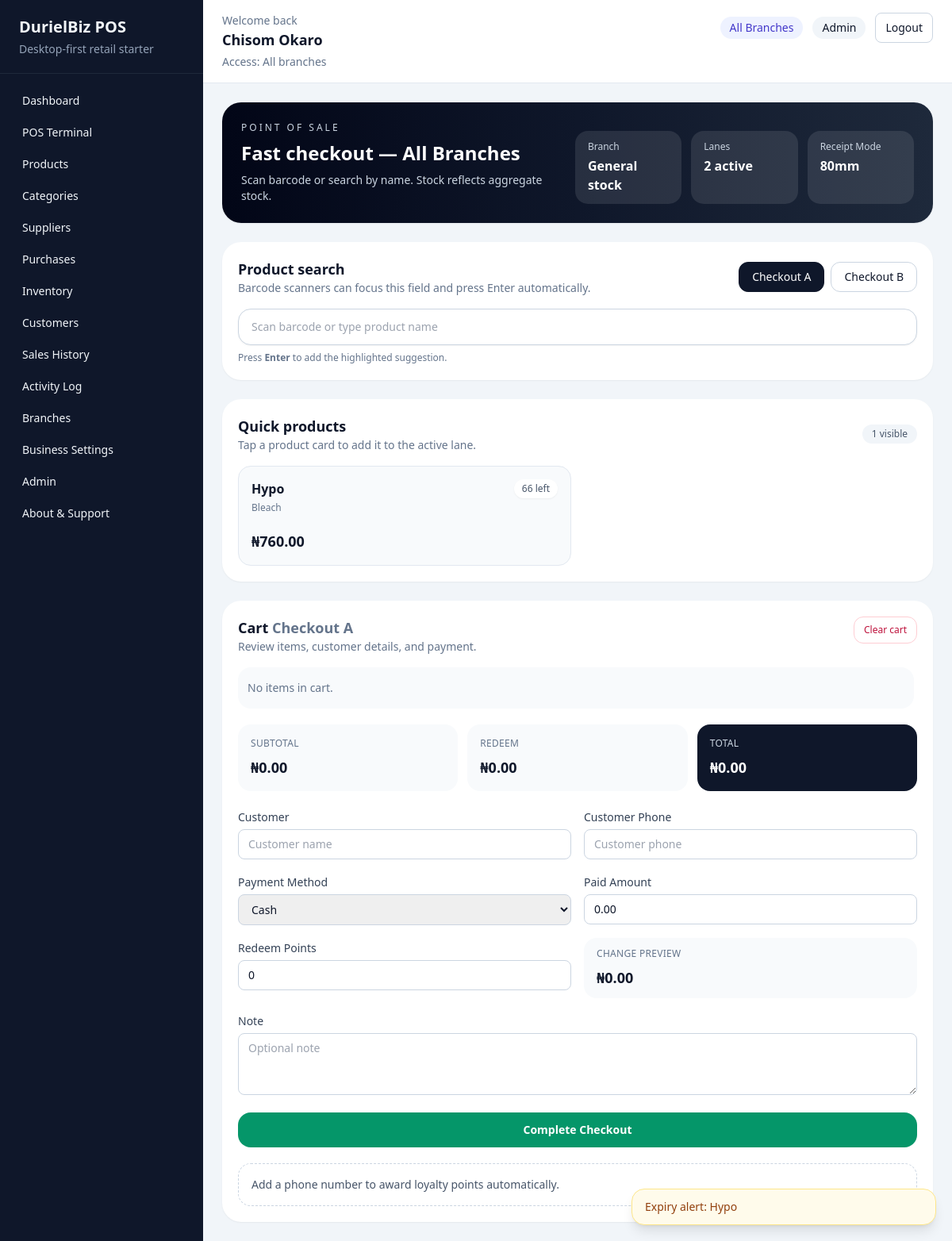
The app's page /sales/pos/ (signed in), older data.
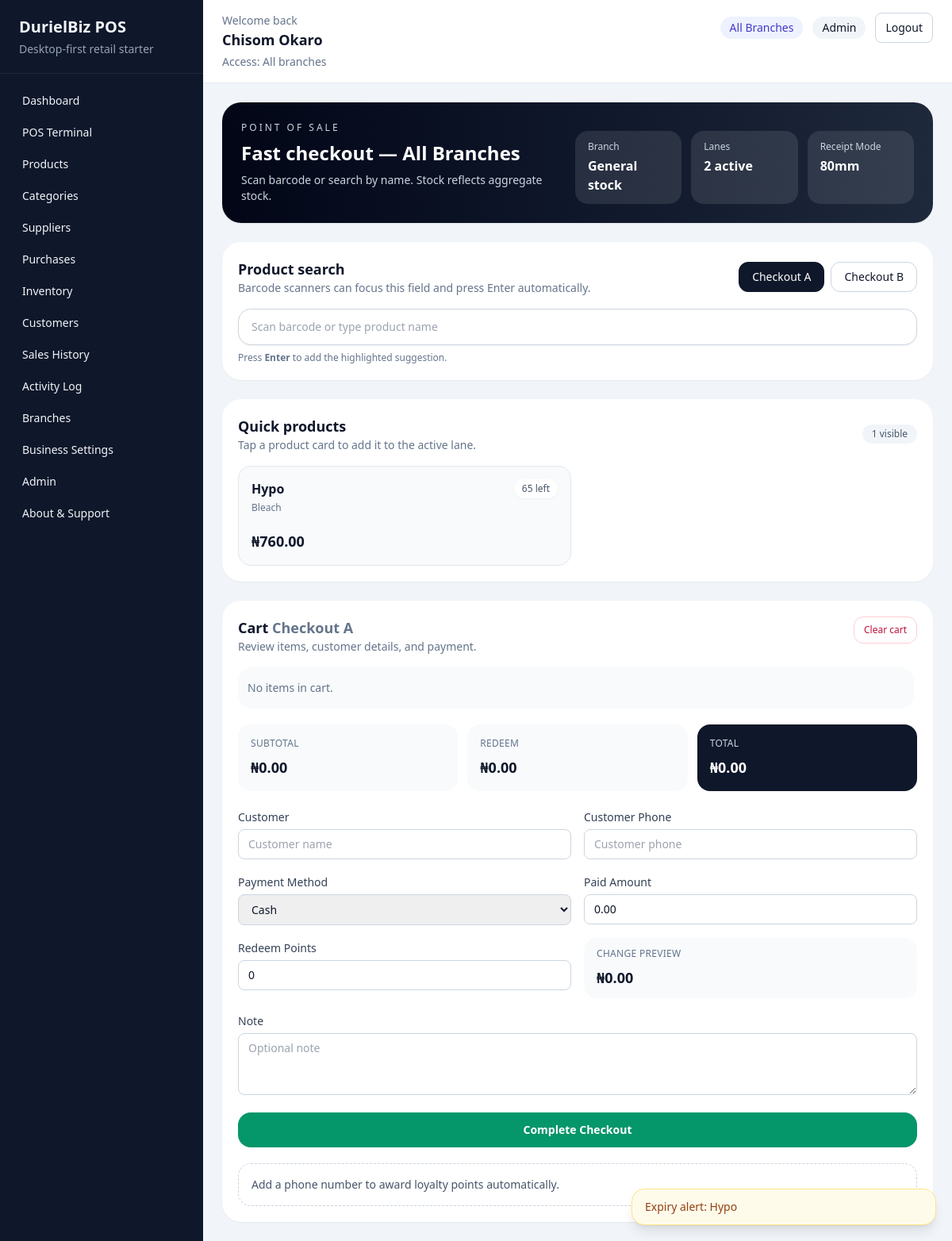
The same page, newer data.
### products/models.py (models this page shows, shortened)
class Product(models.Model):
    name = models.CharField(max_length=255)
    slug = models.SlugField(max_length=280, unique=True, blank=True)
    barcode = models.CharField(max_length=100, unique=True, blank=True, null=True)
    category = models.ForeignKey(Category, on_delete=models.PROTECT, related_name="products")
    supplier = models.ForeignKey(
        "suppliers.Supplier",
        on_delete=models.SET_NULL,
        related_name="products",
        blank=True,
        null=True,
    )
    cost_price = models.DecimalField(max_digits=12, decimal_places=2)
    selling_price = models.DecimalField(max_digits=12, decimal_places=2)
    quantity = models.PositiveIntegerField(default=0)
    reorder_level = models.PositiveIntegerField(default=10)
    expiry_date = models.DateField(blank=True, null=True)
    is_active = models.BooleanField(default=True)
    created_at = models.DateTimeField(auto_now_add=True)
    updated_at = models.DateTimeField(auto_now=True)
    class Meta:
        ordering = ["name"]

class Category(models.Model):
    name = models.CharField(max_length=120, unique=True)
    slug = models.SlugField(max_length=140, unique=True, blank=True)
    description = models.TextField(blank=True)
    class Meta:
        ordering = ["name"]
        verbose_name_plural = "categories"

### sales/views.py (the view, shortened to what this page needs)
# urls.py: path("pos/", pos_terminal, name="pos"),
@login_required
@role_required(User.Role.ADMIN, User.Role.CASHIER)
def pos_terminal(request):
    business_settings = BusinessSettings.get_solo()
    default_branch = get_user_branch(request.user) or business_settings.default_branch
    products_queryset = Product.objects.filter(is_active=True).select_related("category").order_by("name")
    all_products = list(products_queryset)
    products = all_products[:18]
    form = CheckoutForm(request.POST or None, initial={"lane_name": request.GET.get("lane", "checkout_a")})
    receipt_sale = None
    loyalty_customer = None
    receipt_id = request.GET.get("receipt")
    product_payload = [
        {
            "id": product.pk,
            "name": product.name,
            "barcode": product.barcode or "",
            "category": product.category.name,
            "price": float(product.selling_price),
            "stock": branch_quantity(product, default_branch),
        }
        for product in all_products
    ]
    stock_by_id = {payload["id"]: payload["stock"] for payload in product_payload}
    for product in products:
        product.display_stock = stock_by_id.get(product.pk, 0)
    return render(
        request,
        "sales/pos_terminal.html",
        {
            "form": form,
            "products": products,
            "product_payload": json.dumps(product_payload),
            "receipt_sale": receipt_sale,
            "loyalty_customer": loyalty_customer,
            "active_lane": request.GET.get("lane", "checkout_a"),
            "completed_lane": request.GET.get("completed_lane", ""),
            "is_admin_user": request.user.role == User.Role.ADMIN,
            "loyalty_value_per_point": float(business_settings.loyalty_cash_value_per_point),
            "active_branch": default_branch,
        },
    )

### accounts/permissions.py (called while the page is built)
def is_admin_user(user):
    return bool(getattr(user, "is_authenticated", False) and getattr(user, "role", "") == User.Role.ADMIN)

def get_user_branch(user):
    if not getattr(user, "is_authenticated", False) or is_admin_user(user):
        return None
    return getattr(user, "branch", None)

def role_required(*allowed_roles):
    def decorator(view_func):
        @wraps(view_func)
        def _wrapped_view(request, *args, **kwargs):
            if not request.user.is_authenticated:
                return redirect("accounts:login")
            if request.user.role not in allowed_roles:
                messages.error(request, "You do not have permission to access that page.")
                return redirect(get_role_home_url(request.user))
            if request.user.role != User.Role.ADMIN and not getattr(request.user, "branch_id", None):
                messages.error(request, "Your account is not assigned to a branch.")
                return redirect("accounts:logout")
            return view_func(request, *args, **kwargs)
        return _wrapped_view
    return decorator

### reports/context_processors.py (called while the page is built)
def business_settings(request):
    return {"business_settings": BusinessSettings.get_solo()}

### templates/sales/pos_terminal.html (shortened to what the changed rows need)
{% extends "base.html" %}
{% block content %}
    <section class="grid gap-6 xl:grid-cols-[minmax(0,1.7fr)_minmax(360px,0.95fr)]">
        <div class="space-y-6">
            <div class="overflow-hidden rounded-3xl bg-gradient-to-r from-slate-950 via-slate-900 to-slate-800 p-6 text-white shadow-sm">
                <div class="flex flex-col gap-5 lg:flex-row lg:items-end lg:justify-between">
                    <div>
                        <h2 class="mt-2 text-2xl font-semibold">Fast checkout — {{ active_branch.name|default:"All Branches" }}</h2>
                    </div>
                </div>
            </div>
            <div class="rounded-3xl bg-white p-5 shadow-sm">
                <div id="productGrid" class="grid gap-4 sm:grid-cols-2 2xl:grid-cols-3">
                    {% for product in products %}
                        <button
                            type="button"
                            class="product-card rounded-2xl border border-slate-200 bg-slate-50 p-4 text-left transition hover:-translate-y-0.5 hover:border-slate-400 hover:bg-white hover:shadow-sm"
                            data-id="{{ product.id }}"
                            data-name="{{ product.name }}"
                            data-price="{{ product.selling_price }}"
                            data-stock="{{ product.display_stock|default:product.quantity }}"
                            data-barcode="{{ product.barcode|default:'' }}"
                            data-category="{{ product.category.name }}"
                        >
                            <div class="flex items-start justify-between gap-3">
                                <div>
                                    <p class="font-semibold text-slate-900">{{ product.name }}</p>
                                    <p class="mt-1 text-xs text-slate-500">{{ product.category.name }}</p>
                                </div>
                                <span class="rounded-full bg-white px-2.5 py-1 text-xs font-medium text-slate-600 shadow-sm">{{ product.display_stock|default:product.quantity }} left</span>
                            </div>
                            <div class="mt-5 flex items-end justify-between gap-3">
                                <p class="text-lg font-semibold text-slate-900">₦{{ product.selling_price }}</p>
                            </div>
                        </button>
                    {% empty %}
                        <p class="rounded-2xl border border-dashed border-slate-300 px-4 py-8 text-sm text-slate-500">No products available yet.</p>
                    {% endfor %}
                </div>
            </div>
        </div>
    </section>
{% endblock %}

Row changes from the older to the newer data that the page shows:
changed Product "Hypo": display_stock "66" → "65"
